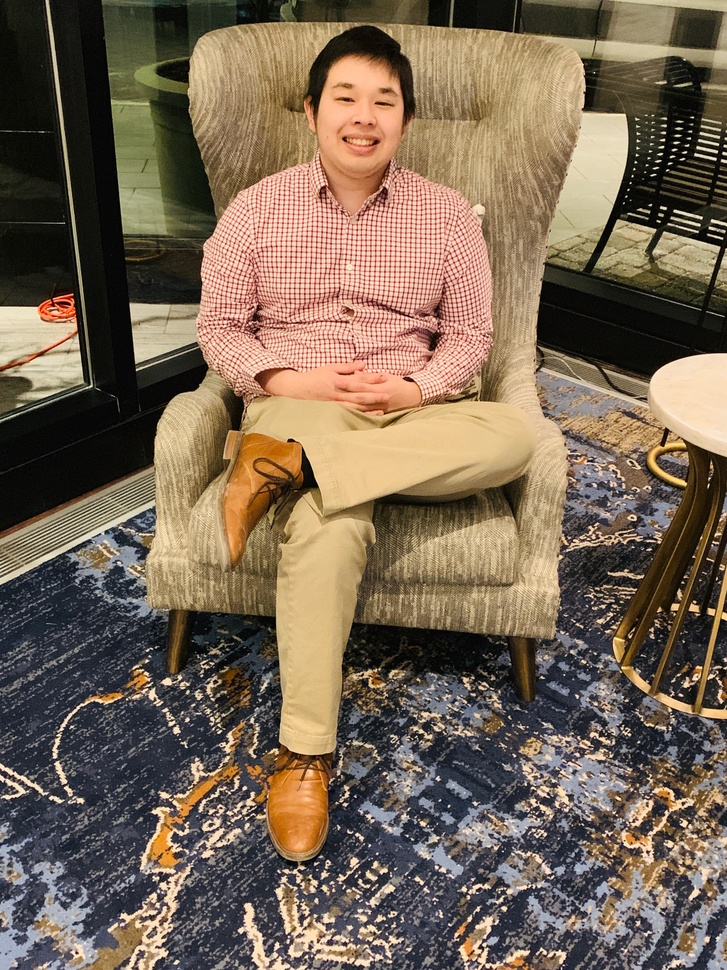
#> input picture Me1.jpeg, 727 x 970 px, shrunk from 3024 x 4032 before the run, found by its file name
$ python ComputerVision.py
#> lines starting #> are read from the running program, lines starting #| are printed output that depends on the picture; after the words box and inside, x2 and y2 are one past the last pixel; in counts of white or black regions, pixels touching at a corner belong together
import cv2
import numpy as np


imgrgb1 = cv2.imread('me1.jpeg')
#> imgrgb1 is the input picture: shape (970, 727, 3); mean B, G, R 84.5, 102.6, 119.8
imggray1 = cv2.cvtColor(imgrgb1, cv2.COLOR_BGR2GRAY)
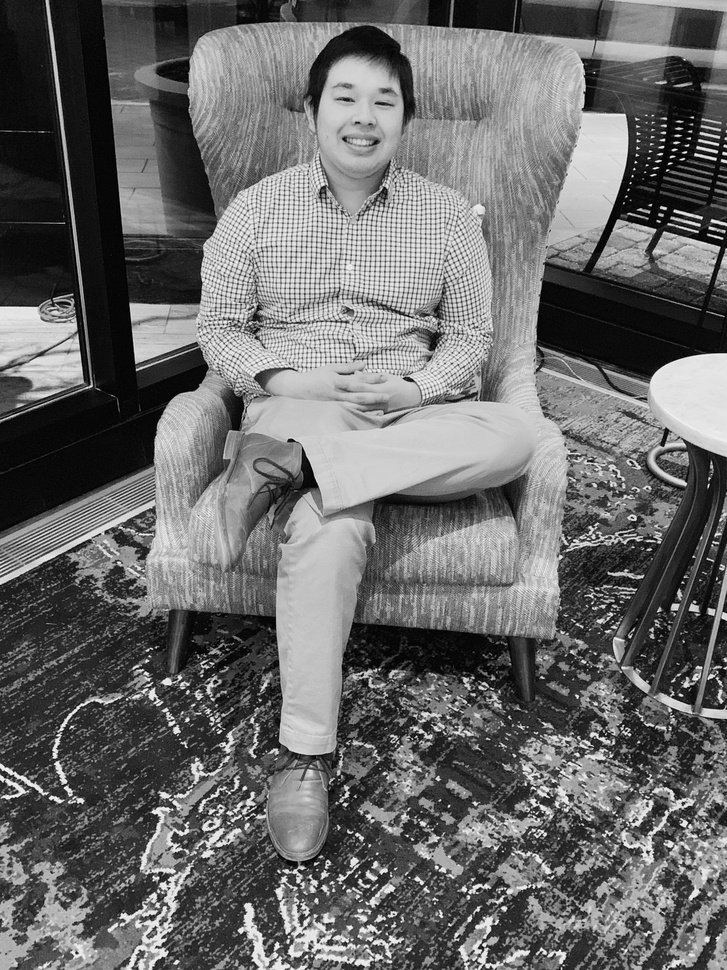
#> imggray1: shape (970, 727); min 0, max 253, mean 105.7
imgrgb2 = cv2.imread('me2.jpeg')
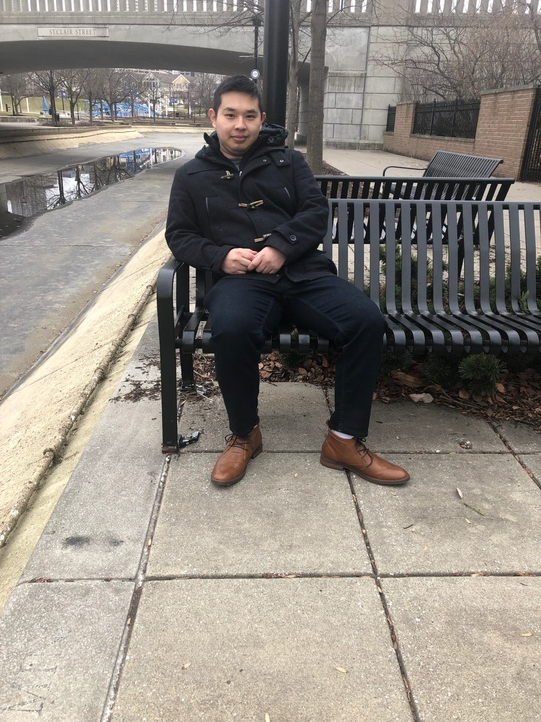
#> input picture Me2.jpeg, 541 x 722 px, shrunk from 2250 x 3000 before the run, found by its file name
#> imgrgb2 is the input picture: shape (722, 541, 3); mean B, G, R 128.7, 136.9, 143.1
imggray2 = cv2.cvtColor(imgrgb2, cv2.COLOR_BGR2GRAY)

template = cv2.imread('face.jpeg',0)
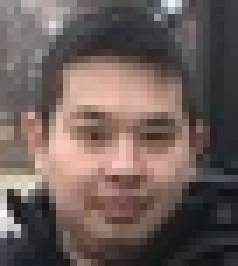
#> input picture Face.jpeg, 34 x 38 px, shrunk from 140 x 156 before the run, found by its file name (shown 7 times larger)
#> template: shape (38, 34); min 16, max 247, mean 98.1
w, h = template.shape[::-1]
#> w = 34; h = 38
res1 = cv2.matchTemplate(imggray1, template, cv2.TM_CCOEFF_NORMED)
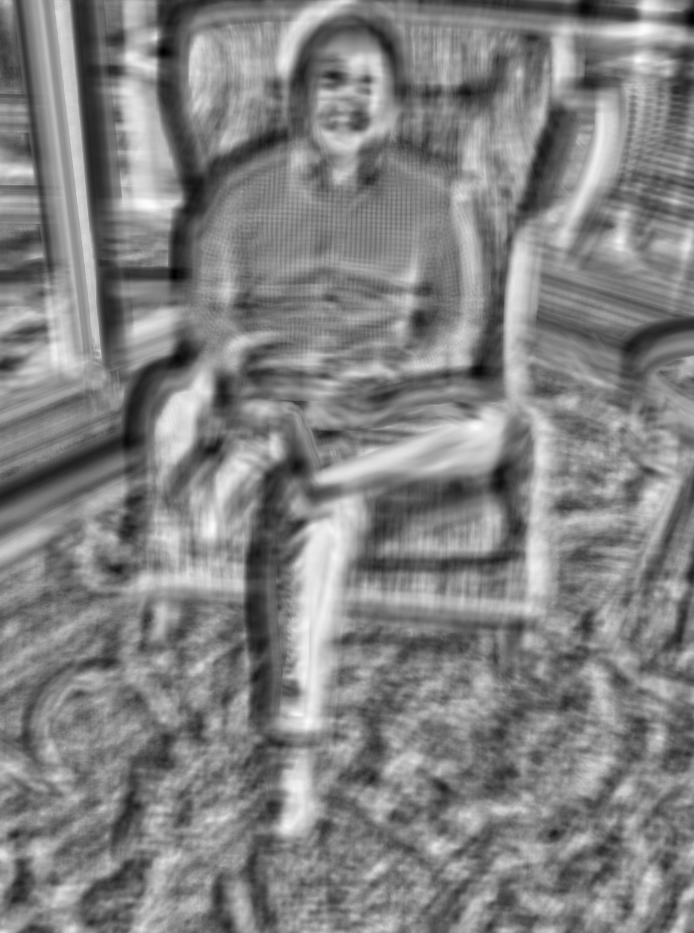
#> res1: shape (933, 694) float32; min -0.624, max 0.599, mean 0.00173; drawn with min black and max white
res2 = cv2.matchTemplate(imggray2, template, cv2.TM_CCOEFF_NORMED)
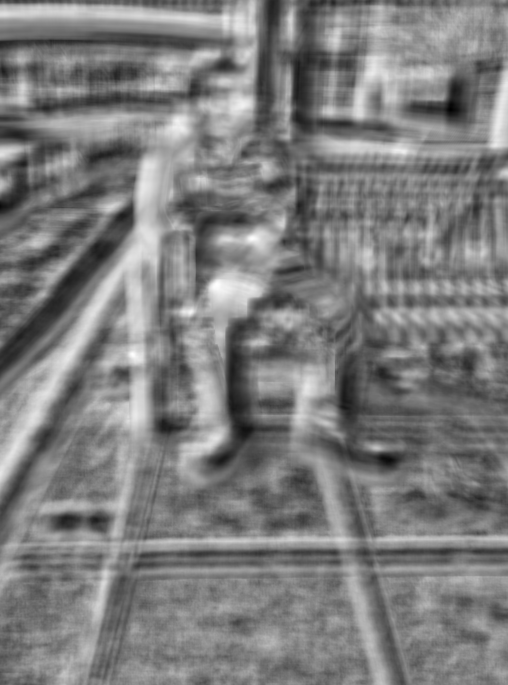
#> res2: shape (685, 508) float32; min -0.623, max 0.632, mean -0.00398; drawn with min black and max white
threshold = 0.5
loc1 = np.where(res1 >= threshold)
#> loc1 = 1698 positions, rows 5 to 828, columns 53 to 651
loc2= np.where(res2 >= threshold)
#> loc2 = 947 positions, rows 17 to 474, columns 0 to 507

for pt in zip(*loc1[::-1]):
    cv2.rectangle(imgrgb1, pt, (pt[0] + w, pt[1] + h), (0,255,255), 2)
#> this loop made 1698 passes
#> pt on passes 1 to 3: (645, 5), (646, 5), (647, 5)
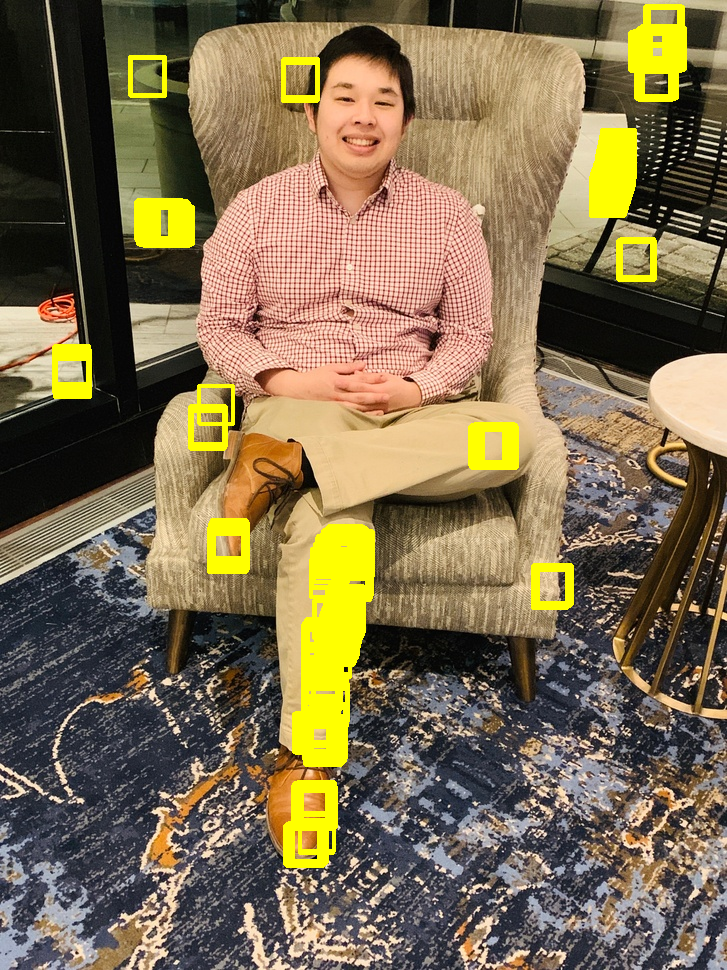
#> imgrgb1: shape (970, 727, 3); 5.42% of pixels changed, all inside (x1, y1, x2, y2) = (52, 4, 687, 868)
for pt in zip(*loc2[::-1]):
    cv2.rectangle(imgrgb2, pt, (pt[0] + w, pt[1] + h), (0,255,255), 2)
#> this loop made 947 passes
#> pt on passes 1 to 3: (224, 17), (225, 17), (226, 17)
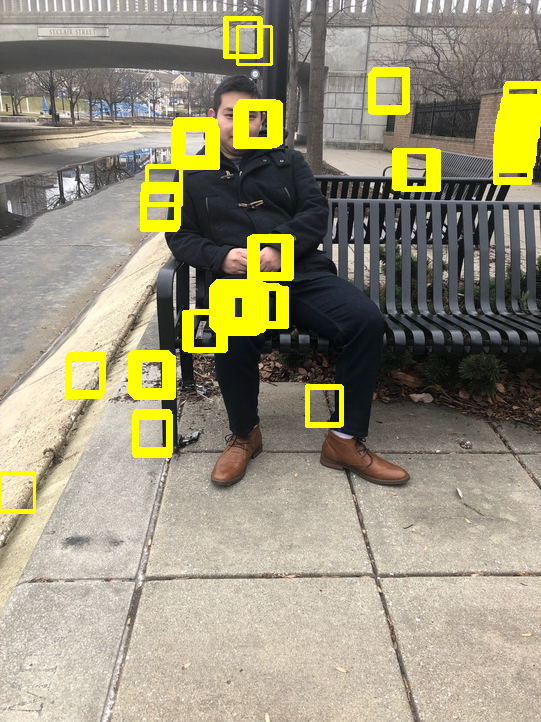
#> imgrgb2: shape (722, 541, 3); 6.58% of pixels changed, all inside (x1, y1, x2, y2) = (0, 16, 541, 514)

cv2.imshow('Detected',imgrgb1)
cv2.imshow('dectected2', imgrgb2)
cv2.waitKey(0)
cv2.destroyAllWindows()
